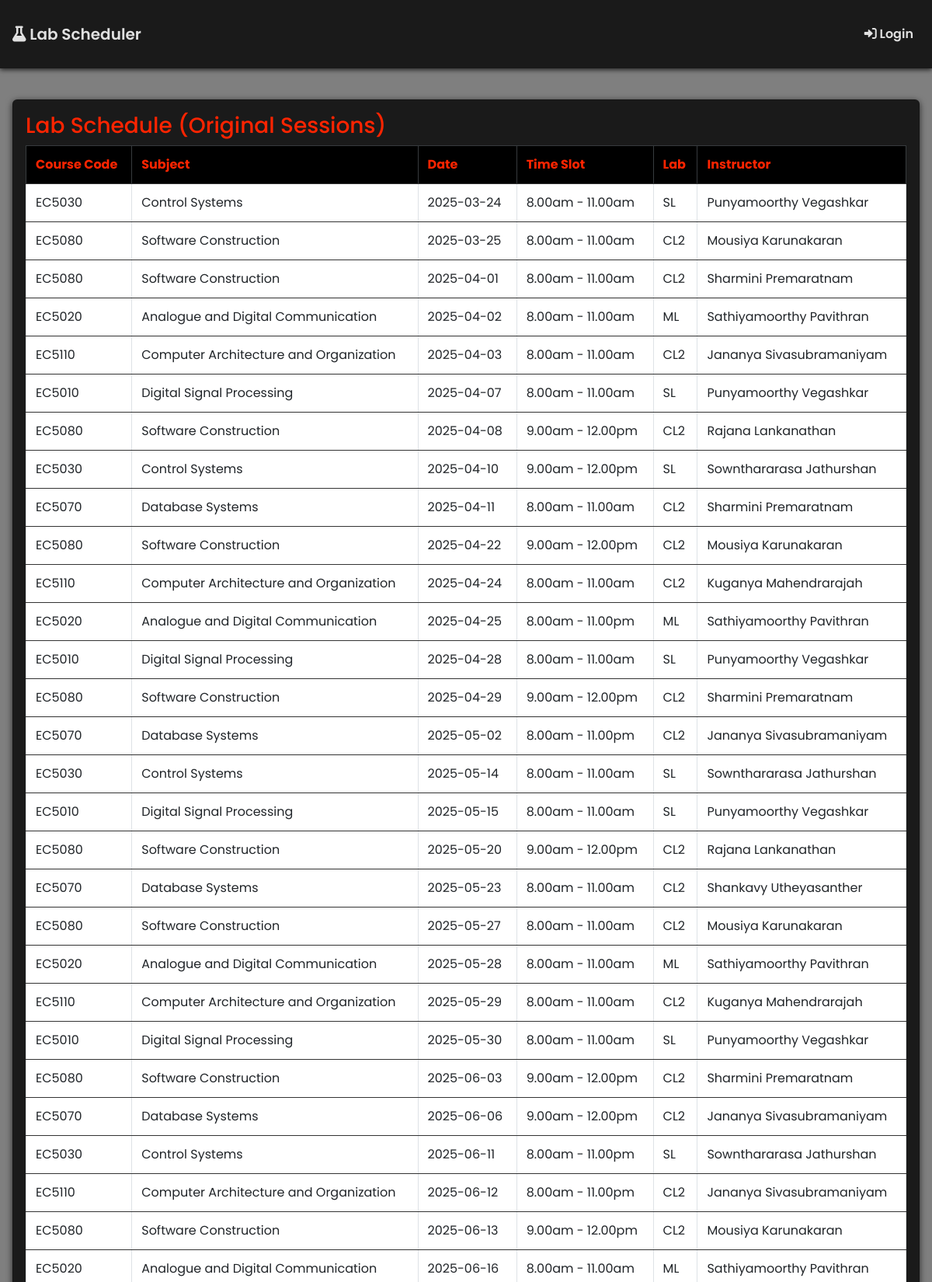
Page /schedule.php (upper part) on the committed database.
### tables this page shows
CREATE TABLE `lab_schedule` (
  `schedule_id` int(11) NOT NULL,
  `subject_id` int(11) DEFAULT NULL,
  `date` date DEFAULT NULL,
  `time_slot` varchar(50) DEFAULT NULL,
  `lab_id` int(11) DEFAULT NULL,
  `instructor_id` int(11) DEFAULT NULL,
  `semester_id` int(11) DEFAULT NULL,
  `department_id` int(11) DEFAULT NULL
);

CREATE TABLE `subjects` (
  `subject_id` int(11) NOT NULL,
  `name` varchar(100) DEFAULT NULL,
  `course_code` varchar(100) DEFAULT NULL,
  `coordinator_id` int(11) DEFAULT NULL,
  `department_id` int(11) DEFAULT NULL,
  `semester_id` int(11) DEFAULT NULL
);

CREATE TABLE `lab` (
  `lab_id` int(11) NOT NULL,
  `lab_name` varchar(100) DEFAULT NULL,
  `location` varchar(100) DEFAULT NULL,
  `department_id` int(11) DEFAULT NULL
);

CREATE TABLE `users` (
  `user_id` int(11) NOT NULL,
  `name` varchar(100) NOT NULL,
  `email` varchar(100) NOT NULL,
  `password` varchar(100) NOT NULL,
  `role` enum('student','coordinator','instructor','admin') NOT NULL
);

### schedule.php (the view, shortened to what this page needs)
<?php
require_once '../includes/db.php';
include '../templates/header.php';
$query = "
  SELECT ls.*, s.course_code, s.name AS subject_name, l.lab_name, u.name AS instructor_name
  FROM lab_schedule ls
  LEFT JOIN subjects s ON ls.subject_id = s.subject_id
  LEFT JOIN lab l ON ls.lab_id = l.lab_id
  LEFT JOIN users u ON ls.instructor_id = u.user_id
  WHERE 1=1
";
$query .= " ORDER BY ls.date";
$result = $conn->query($query);
?>
<div class="card">
  <h3>Lab Schedule (Original Sessions)</h3>
  <div class="table-responsive">
    <table class="table table-bordered table-hover">
      <thead class="table-dark">
        <tr>
          <th>Course Code</th>
          <th>Subject</th>
          <th>Date</th>
          <th>Time Slot</th>
          <th>Lab</th>
          <th>Instructor</th>
        </tr>
      </thead>
      <tbody>
        <?php while ($row = $result->fetch_assoc()): ?>
          <tr>
            <td><?= htmlspecialchars($row['course_code']) ?></td>
            <td><?= htmlspecialchars($row['subject_name']) ?></td>
            <td><?= htmlspecialchars($row['date']) ?></td>
            <td><?= htmlspecialchars($row['time_slot']) ?></td>
            <td><?= htmlspecialchars($row['lab_name']) ?></td>
            <td><?= htmlspecialchars($row['instructor_name']) ?></td>
          </tr>
        <?php endwhile; ?>
      </tbody>
    </table>
  </div>
</div>
<?php include '../templates/footer.php'; ?>

### styles.css (style rules this page uses)
:root { --bg-dark: #000000; --bg-alt: #1A1A1A; --text-light: #E0E0E0; --text-muted: #FF2400; --accent: #FF2400; --accent-2: #1E90FF; --shadow: rgba(0, 0, 0, 0.7); --radius: 6px; --gap: 1rem; --transition: 0.3s ease; }
* { margin: 0; padding: 0; box-sizing: border-box; }
html, body { height: 100%; }
body { display: flex; flex-direction: column; font-family: 'Poppins', sans-serif; background: linear-gradient(rgba(0,0,0,0.5), rgba(0,0,0,0.5)), url("../img/full-bg.jpg") no-repeat center center fixed; background-size: cover; color: var(--text-light); line-height: 1.5; transition: background var(--transition), color var(--transition); }
form, .card { background: var(--bg-alt); border-radius: var(--radius); box-shadow: 0 2px 8px var(--shadow); padding: var(--gap); margin-bottom: var(--gap); transition: transform var(--transition); color: var(--accent); }
.table { background: var(--bg-alt); color: var(--text-light); }
.table th { background: var(--bg-dark); color: var(--accent); }
.table td, .table th { padding: 0.75rem; border-bottom: 1px solid #333; }

### rows in the picture
lab_schedule: subject.course_code "EC5030", subject.name "Control Systems", date "2025-03-24", time_slot "8.00am - 11.00am", lab.lab_name "SL", users.name "Punyamoorthy Vegashkar"
lab_schedule: subject.course_code "EC5080", subject.name "Software Construction", date "2025-03-25", time_slot "8.00am - 11.00am", lab.lab_name "CL2", users.name "Mousiya Karunakaran"
lab_schedule: subject.course_code "EC5080", subject.name "Software Construction", date "2025-04-01", time_slot "8.00am - 11.00am", lab.lab_name "CL2", users.name "Sharmini Premaratnam"
lab_schedule: subject.course_code "EC5020", subject.name "Analogue and Digital Communication", date "2025-04-02", time_slot "8.00am - 11.00am", lab.lab_name "ML", users.name "Sathiyamoorthy Pavithran"
lab_schedule: subject.course_code "EC5110", subject.name "Computer Architecture and Organization", date "2025-04-03", time_slot "8.00am - 11.00am", lab.lab_name "CL2", users.name "Jananya Sivasubramaniyam"
lab_schedule: subject.course_code "EC5010", subject.name "Digital Signal Processing", date "2025-04-07", time_slot "8.00am - 11.00am", lab.lab_name "SL", users.name "Punyamoorthy Vegashkar"
lab_schedule: subject.course_code "EC5080", subject.name "Software Construction", date "2025-04-08", time_slot "9.00am - 12.00pm", lab.lab_name "CL2", users.name "Rajana Lankanathan"
lab_schedule: subject.course_code "EC5030", subject.name "Control Systems", date "2025-04-10", time_slot "9.00am - 12.00pm", lab.lab_name "SL", users.name "Sownthararasa Jathurshan"
lab_schedule: subject.course_code "EC5070", subject.name "Database Systems", date "2025-04-11", time_slot "8.00am - 11.00am", lab.lab_name "CL2", users.name "Sharmini Premaratnam"
lab_schedule: subject.course_code "EC5080", subject.name "Software Construction", date "2025-04-22", time_slot "9.00am - 12.00pm", lab.lab_name "CL2", users.name "Mousiya Karunakaran"
lab_schedule: subject.course_code "EC5110", subject.name "Computer Architecture and Organization", date "2025-04-24", time_slot "8.00am - 11.00am", lab.lab_name "CL2", users.name "Kuganya Mahendrarajah"
lab_schedule: subject.course_code "EC5020", subject.name "Analogue and Digital Communication", date "2025-04-25", time_slot "8.00am - 11.00pm", lab.lab_name "ML", users.name "Sathiyamoorthy Pavithran"
lab_schedule: subject.course_code "EC5010", subject.name "Digital Signal Processing", date "2025-04-28", time_slot "8.00am - 11.00am", lab.lab_name "SL", users.name "Punyamoorthy Vegashkar"
lab_schedule: subject.course_code "EC5080", subject.name "Software Construction", date "2025-04-29", time_slot "9.00am - 12.00pm", lab.lab_name "CL2", users.name "Sharmini Premaratnam"
lab_schedule: subject.course_code "EC5070", subject.name "Database Systems", date "2025-05-02", time_slot "8.00am - 11.00pm", lab.lab_name "CL2", users.name "Jananya Sivasubramaniyam"
lab_schedule: subject.course_code "EC5030", subject.name "Control Systems", date "2025-05-14", time_slot "8.00am - 11.00am", lab.lab_name "SL", users.name "Sownthararasa Jathurshan"
lab_schedule: subject.course_code "EC5010", subject.name "Digital Signal Processing", date "2025-05-15", time_slot "8.00am - 11.00am", lab.lab_name "SL", users.name "Punyamoorthy Vegashkar"
lab_schedule: subject.course_code "EC5080", subject.name "Software Construction", date "2025-05-20", time_slot "9.00am - 12.00pm", lab.lab_name "CL2", users.name "Rajana Lankanathan"
lab_schedule: subject.course_code "EC5070", subject.name "Database Systems", date "2025-05-23", time_slot "8.00am - 11.00am", lab.lab_name "CL2", users.name "Shankavy Utheyasanther"
lab_schedule: subject.course_code "EC5080", subject.name "Software Construction", date "2025-05-27", time_slot "8.00am - 11.00am", lab.lab_name "CL2", users.name "Mousiya Karunakaran"
lab_schedule: subject.course_code "EC5020", subject.name "Analogue and Digital Communication", date "2025-05-28", time_slot "8.00am - 11.00am", lab.lab_name "ML", users.name "Sathiyamoorthy Pavithran"
lab_schedule: subject.course_code "EC5110", subject.name "Computer Architecture and Organization", date "2025-05-29", time_slot "8.00am - 11.00am", lab.lab_name "CL2", users.name "Kuganya Mahendrarajah"
lab_schedule: subject.course_code "EC5010", subject.name "Digital Signal Processing", date "2025-05-30", time_slot "8.00am - 11.00am", lab.lab_name "SL", users.name "Punyamoorthy Vegashkar"
lab_schedule: subject.course_code "EC5080", subject.name "Software Construction", date "2025-06-03", time_slot "9.00am - 12.00pm", lab.lab_name "CL2", users.name "Sharmini Premaratnam"
lab_schedule: subject.course_code "EC5070", subject.name "Database Systems", date "2025-06-06", time_slot "9.00am - 12.00pm", lab.lab_name "CL2", users.name "Jananya Sivasubramaniyam"
lab_schedule: subject.course_code "EC5030", subject.name "Control Systems", date "2025-06-11", time_slot "8.00am - 11.00pm", lab.lab_name "SL", users.name "Sownthararasa Jathurshan"
lab_schedule: subject.course_code "EC5110", subject.name "Computer Architecture and Organization", date "2025-06-12", time_slot "8.00am - 11.00pm", lab.lab_name "CL2", users.name "Jananya Sivasubramaniyam"
lab_schedule: subject.course_code "EC5080", subject.name "Software Construction", date "2025-06-13", time_slot "9.00am - 12.00pm", lab.lab_name "CL2", users.name "Mousiya Karunakaran"
lab_schedule: subject.course_code "EC5020", subject.name "Analogue and Digital Communication", date "2025-06-16", time_slot "8.00am - 11.00am", lab.lab_name "ML", users.name "Sathiyamoorthy Pavithran"
